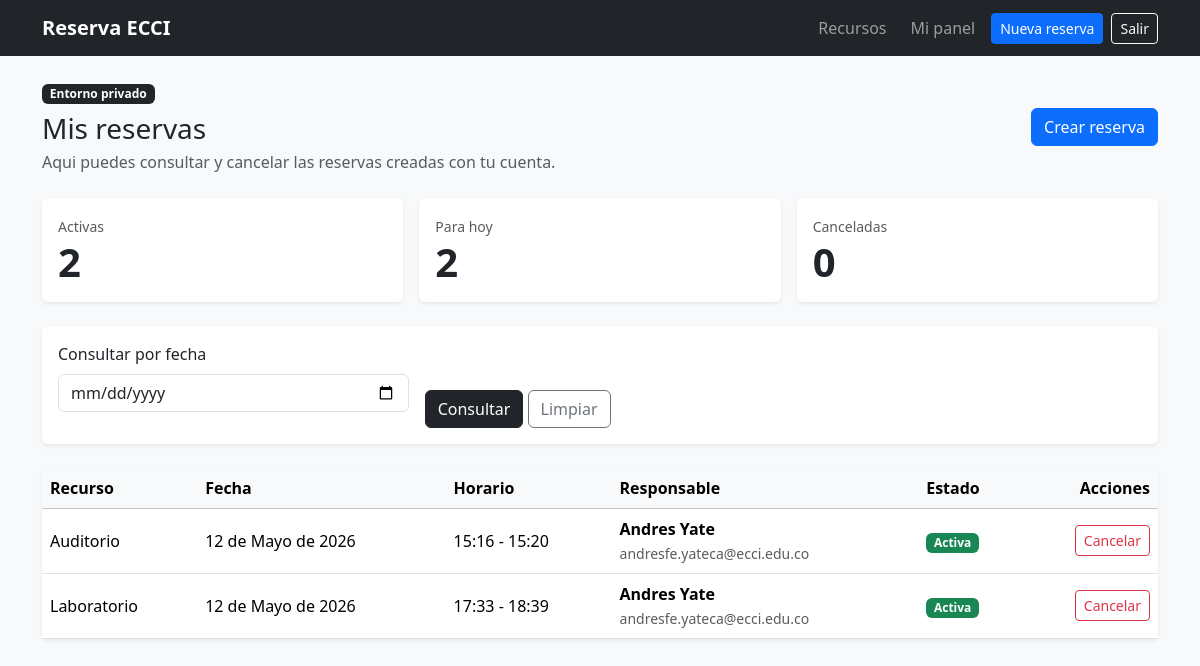
The page /myapp/panel/ (signed in) on the database its author committed.
### myapp/models.py (models this page shows, shortened)
class Reserva(models.Model):
    ACTIVA = "activa"
    CANCELADA = "cancelada"
    ESTADO_CHOICES = [
        (ACTIVA, "Activa"),
        (CANCELADA, "Cancelada"),
    ]
    recurso = models.ForeignKey(
        Recurso,
        on_delete=models.PROTECT,
        related_name="reservas",
        verbose_name="recurso",
    )
    usuario = models.ForeignKey(
        settings.AUTH_USER_MODEL,
        on_delete=models.SET_NULL,
        blank=True,
        null=True,
        related_name="reservas",
        verbose_name="usuario",
    )
    responsable = models.CharField("responsable", max_length=120)
    correo = models.EmailField("correo de contacto")
    fecha = models.DateField("fecha")
    hora_inicio = models.TimeField("hora de inicio")
    hora_fin = models.TimeField("hora de fin")
    descripcion = models.TextField("descripcion", blank=True)
    estado = models.CharField(
        "estado", max_length=20, choices=ESTADO_CHOICES, default=ACTIVA
    )
    motivo_cancelacion = models.TextField("motivo de cancelacion", blank=True)
    creada_en = models.DateTimeField("creada en", auto_now_add=True)
    actualizada_en = models.DateTimeField("actualizada en", auto_now=True)
    class Meta:
        ordering = ["fecha", "hora_inicio", "recurso__nombre"]
        verbose_name = "reserva"
        verbose_name_plural = "reservas"
    @property
    def esta_cancelada(self):
        return self.estado == self.CANCELADA

class Recurso(models.Model):
    SALON = "salon"
    AUDITORIO = "auditorio"
    LABORATORIO = "laboratorio"
    EQUIPO = "equipo"
    TIPO_CHOICES = [
        (SALON, "Salon"),
        (AUDITORIO, "Auditorio"),
        (LABORATORIO, "Laboratorio"),
        (EQUIPO, "Equipo"),
    ]
    nombre = models.CharField("nombre", max_length=100)
    tipo = models.CharField("tipo", max_length=20, choices=TIPO_CHOICES)
    ubicacion = models.CharField("ubicacion", max_length=120)
    capacidad = models.PositiveIntegerField("capacidad", default=1)
    descripcion = models.TextField("descripcion")
    activo = models.BooleanField("activo", default=True)
    class Meta:
        ordering = ["tipo", "nombre"]
        verbose_name = "recurso"
        verbose_name_plural = "recursos"

### myapp/views.py (the view)
# urls.py: path("panel/", views.panel, name="panel"),
@login_required
def panel(request):
    consulta_form = ConsultaFechaForm(request.GET or None)
    reservas = Reserva.objects.filter(usuario=request.user)
    fecha_consulta = None
    if consulta_form.is_valid():
        fecha_consulta = consulta_form.cleaned_data.get("fecha")
        if fecha_consulta:
            reservas = reservas.filter(fecha=fecha_consulta)
    resumen = {
        "activas": Reserva.objects.filter(
            usuario=request.user, estado=Reserva.ACTIVA
        ).count(),
        "canceladas": Reserva.objects.filter(
            usuario=request.user, estado=Reserva.CANCELADA
        ).count(),
        "hoy": Reserva.objects.filter(
            usuario=request.user, fecha=timezone.localdate(), estado=Reserva.ACTIVA
        ).count(),
    }
    return render(
        request,
        "myapp/panel.html",
        {
            "consulta_form": consulta_form,
            "fecha_consulta": fecha_consulta,
            "reservas": reservas,
            "resumen": resumen,
        },
    )

### myapp/forms.py
class ConsultaFechaForm(forms.Form):
    fecha = forms.DateField(
        label="Consultar por fecha",
        required=False,
        widget=forms.DateInput(attrs={"type": "date"}),
    )

### myapp/templates/myapp/panel.html (shortened to what this page needs)
{% extends "base.html" %}
{% load django_bootstrap5 %}
{% block content %}
<div class="d-flex flex-column flex-md-row justify-content-between align-items-md-center gap-3 mb-4">
    <div>
        <span class="badge text-bg-dark mb-2">Entorno privado</span>
        <h1 class="h3 mb-1">Mis reservas</h1>
        <p class="text-muted mb-0">Aqui puedes consultar y cancelar las reservas creadas con tu cuenta.</p>
    </div>
    <a class="btn btn-primary" href="{% url 'crear_reserva' %}">Crear reserva</a>
</div>
<div class="row g-3 mb-4">
    <div class="col-md-4">
        <div class="card border-0 shadow-sm">
            <div class="card-body">
                <span class="text-muted small">Activas</span>
                <div class="display-6 fw-semibold">{{ resumen.activas }}</div>
            </div>
        </div>
    </div>
    <div class="col-md-4">
        <div class="card border-0 shadow-sm">
            <div class="card-body">
                <span class="text-muted small">Para hoy</span>
                <div class="display-6 fw-semibold">{{ resumen.hoy }}</div>
            </div>
        </div>
    </div>
    <div class="col-md-4">
        <div class="card border-0 shadow-sm">
            <div class="card-body">
                <span class="text-muted small">Canceladas</span>
                <div class="display-6 fw-semibold">{{ resumen.canceladas }}</div>
            </div>
        </div>
    </div>
</div>
<div class="card border-0 shadow-sm mb-4">
    <div class="card-body">
        <form class="row g-3 align-items-end" method="get">
            <div class="col-md-4">
                {% bootstrap_field consulta_form.fecha %}
            </div>
            <div class="col-md-auto">
                <button class="btn btn-dark" type="submit">Consultar</button>
                <a class="btn btn-outline-secondary" href="{% url 'panel' %}">Limpiar</a>
            </div>
        </form>
    </div>
</div>
<div class="card border-0 shadow-sm">
    <div class="table-responsive">
        <table class="table table-hover align-middle mb-0">
            <thead class="table-light">
                <tr>
                    <th>Recurso</th>
                    <th>Fecha</th>
                    <th>Horario</th>
                    <th>Responsable</th>
                    <th>Estado</th>
                    <th class="text-end">Acciones</th>
                </tr>
            </thead>
            <tbody>
                {% for reserva in reservas %}
                    <tr>
                        <td>{{ reserva.recurso.nombre }}</td>
                        <td>{{ reserva.fecha }}</td>
                        <td>{{ reserva.hora_inicio|time:"H:i" }} - {{ reserva.hora_fin|time:"H:i" }}</td>
                        <td>
                            <div class="fw-semibold">{{ reserva.responsable }}</div>
                            <span class="text-muted small">{{ reserva.correo }}</span>
                        </td>
                        <td>
                            {% if reserva.esta_cancelada %}
                                <span class="badge text-bg-secondary">Cancelada</span>
                            {% else %}
                                <span class="badge text-bg-success">Activa</span>
                            {% endif %}
                        </td>
                        <td class="text-end">
                            {% if reserva.esta_cancelada %}
                                <span class="text-muted small">Sin acciones</span>
                            {% else %}
                                <a class="btn btn-outline-danger btn-sm" href="{% url 'cancelar_reserva' reserva.id %}">Cancelar</a>
                            {% endif %}
                        </td>
                    </tr>
                {% empty %}
                    <tr>
                        <td class="text-center text-muted py-4" colspan="6">Todavia no tienes reservas para esta consulta.</td>
                    </tr>
                {% endfor %}
            </tbody>
        </table>
    </div>
</div>
{% endblock %}

### rows shown on the page
Reserva: recurso.nombre "Auditorio", fecha "12 de Mayo de 2026", hora_inicio "15:16", hora_fin "15:20", responsable "Andres Yate", correo "andresfe.yateca@ecci.edu.co", estado "Activa"
Reserva: recurso.nombre "Laboratorio", fecha "12 de Mayo de 2026", hora_inicio "17:33", hora_fin "18:39", responsable "Andres Yate", correo "andresfe.yateca@ecci.edu.co", estado "Activa"

### other values the page prints
{{ resumen.activas }} "2"
{{ resumen.hoy }} "2"
{{ resumen.canceladas }} "0"
